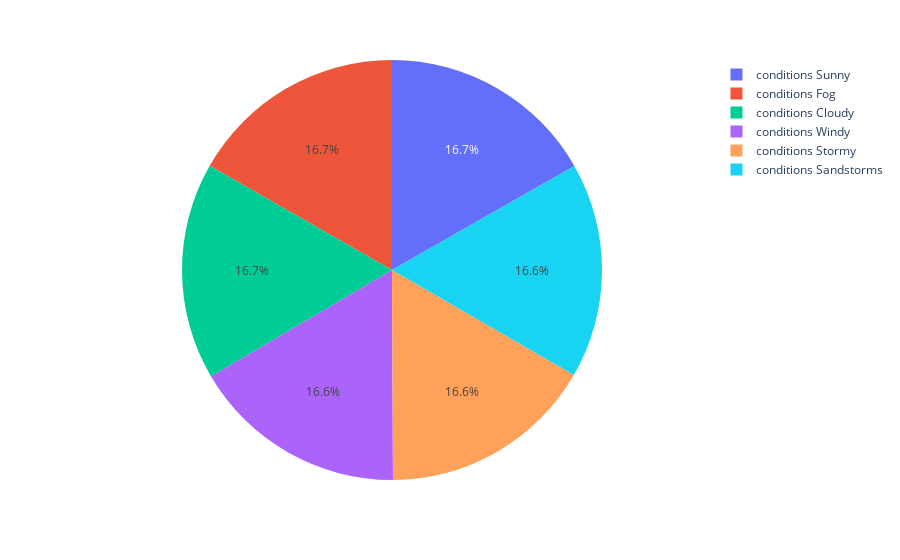

Here is the notebook cell this chart was saved with:
### Markdown cell above
### 4. Desenhe um gráfico de pizza, mostrando a média de avaliações das entregas feitas por condições climáticas?

### Code cell
df_aux = df1.loc[:, ['Delivery_person_Ratings', 'Weatherconditions']].groupby(['Weatherconditions']).mean().reset_index()
px.pie(df_aux, values='Delivery_person_Ratings', names='Weatherconditions')

### Figure 1 — Plotly figure (JSON) as saved in the notebook; plotly's stock layout.template omitted (floating-point values rounded to 4 significant figures)
{"data": [{"domain": {"x": [0, 1], "y": [0, 1]}, "hovertemplate": "Weatherconditions=%{label}<br>Delivery_person_Ratings=%{value}<extra></extra>", "labels": ["conditions Cloudy", "conditions Fog", "conditions Sandstorms", "conditions Stormy", "conditions Sunny", "conditions Windy"], "legendgroup": "", "name": "", "showlegend": true, "type": "pie", "values": [4.652, 4.653, 4.612, 4.613, 4.656, 4.617]}], "layout": {"autosize": true, "legend": {"tracegroupgap": 0}, "margin": {"t": 60}}}
